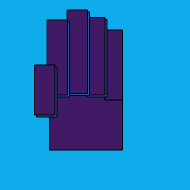
Frame 1 (no input)
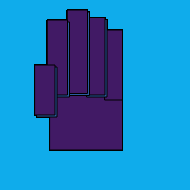
Frame 60 (no input)
Frame 120 (the mouse pressed at the canvas centre since frame 60): identical to frame 60, image omitted

The p5.js sketch that drew these frames (run headless with seeded random() and noise() and a simulated clock; from frame 60 on, the mouse is pressed at the canvas centre):

// p5.js sketch
// ── sketch.js
// Porter Robinson Worlds Cover Art Wallpaper

var COLOR = {};

function setup() {
  // Create the canvas and background, I'm not nearly good enough to create all those clouds in the background
  createCanvas(190, 190);
  background(15, 172, 235);
  
  //Determing color of the hand and the sections in between the hands
    COLOR.SKIN = color(71.4, 10.2, 85.9); // Skin color of hand
    COLOR.SPACE = color(15, 172, 235); //Color of background in between spaces of fingers 
}

function draw() {

    // draw palm
    push(); // helps keep drawing information together with other shapes so it's not a jumbled mess, continue this description for all other related tags
    translate(50, 75); // moving shapes defined to their proper locations, continue this description to other tags 
    fill(lerpColor(COLOR.SKIN, COLOR.SPACE, .1)); //filling in shapes with proper colors. Also, lerpColor is used to blend the previous two colors given values above and 0.1 is near the first color
    rectMode(CORNER); // Modifies the location from which rectangles are drawn by changing the way in which parameters given to rect() are interpreted. Continued functions below 
    rect(0, 0, 72.5, 75); // Basically, the first two parameters are the location of one corner while the last two parameters are locations of the opposite corners, continued functions below
    pop(); // as the push function saves the information written previously in these lines, the pop function restores previous settings so that you are essentially starting over until the push function is used again.

    // drawing the itty bitty pink finger
    push(); // after learning about functions in today's class, I realize the push and pop are similar to how functions operate in that that they store the longer code (or previously mentioned code) so that you don't have to retype the same information again and again
    translate(105, 30);
    rectMode(CORNER);
    fill(lerpColor(COLOR.SKIN, COLOR.SPACE, .1));
    rect(0, 0, 17.5, 70);
    pop();

    // drawing the middle finger
    push();
    translate(85, 17.5);
    rectMode(CORNER);
    fill(lerpColor(COLOR.SKIN, COLOR.SPACE, .5));
    rect(2, 2, 20, 77.5);
    fill(lerpColor(COLOR.SKIN, COLOR.SPACE, .1));
    rect(0, 0, 20, 77.5);
    pop();

    // drawing the middle finger
    push();
    translate(67.5, 10);
    rectMode(CORNER);
    fill(lerpColor(COLOR.SKIN, COLOR.SPACE, .5));
    rect(2, 2, 20, 83.5);
    fill(lerpColor(COLOR.SKIN, COLOR.SPACE, .1));
    rect(0, 0, 20, 83.5);
    pop();

    // drawing the index finger
    push();
    translate(47.5, 20);
    rectMode(CORNER);
    fill(lerpColor(COLOR.SKIN, COLOR.SPACE, .5));
    rect(2, 2, 20, 75);
    fill(lerpColor(COLOR.SKIN, COLOR.SPACE, .1));
    rect(0, 0, 20, 75);
    pop();


    // drawing the thumb
    push();
    translate(35, 65);
    rectMode(CORNER);
    fill(lerpColor(COLOR.SKIN, COLOR.SPACE, .5));
    rect(2, 2, 20, 50);
    fill(lerpColor(COLOR.SKIN, COLOR.SPACE, .1));
    rect(0, 0, 20, 50);
    pop();
}
